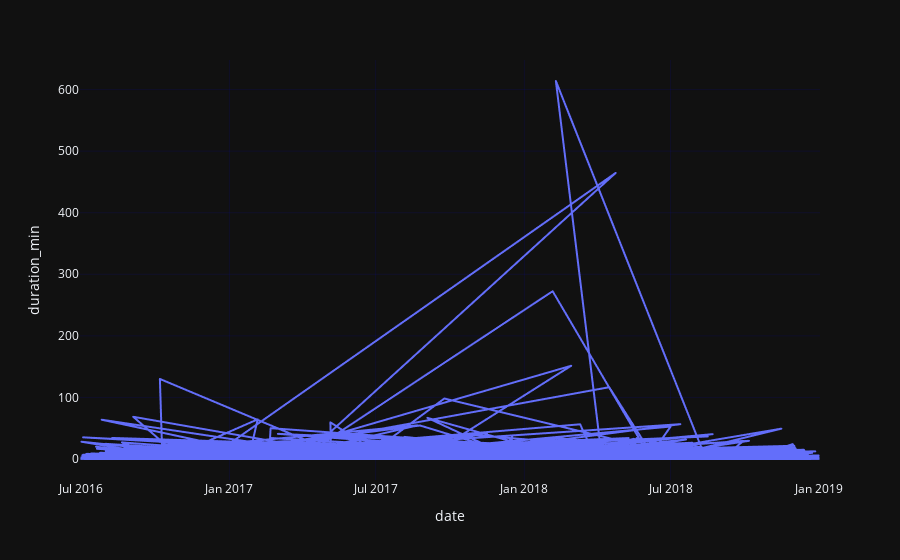

The notebook cell saved with this chart:
### Code cell
# imports
import numpy as np
import pandas as pd
import plotly.graph_objects as go
import plotly.express as px
import datetime

pd.set_option('display.max_rows', None)

df_3633 = df[df.user_id == 3633]

# plotly setup
fig = px.line(df, x='date', y='duration_min')
fig.update_xaxes(showgrid=True, gridwidth=1, gridcolor='rgba(0,0,255,0.1)')
fig.update_yaxes(showgrid=True, gridwidth=1, gridcolor='rgba(0,0,255,0.1)')


# function to set background color for a
# specified variable and a specified level
def highLights(fig, variable, level, mode, fillcolor, layer):
    """
    Set a specified color as background for given
    levels of a specified variable using a shape.
    
    Keyword arguments:
    ==================
    fig -- plotly figure
    variable -- column name in a pandas dataframe
    level -- int or float
    mode -- set threshold above or below
    fillcolor -- any color type that plotly can handle
    layer -- position of shape in plotly fiugre, like "below"
    
    """
    
    if mode == 'above':
        m = df[variable].gt(level)
    
    if mode == 'below':
        m = df[variable].lt(level)
        
    df1 = df[m].groupby((m).cumsum())['date'].agg(['first','last'])

    for index, row in df1.iterrows():
        #print(row['first'], row['last'])
        fig.add_shape(type="rect",
                        xref="x",
                        yref="paper",
                        x0=row['first'],
                        y0=0,
                        x1=row['last'],
                        y1=1,
                        line=dict(color="rgba(0,0,0,0)",width=3,),
                        fillcolor=fillcolor,
                        layer=layer) 
    return(fig)

fig = highLights(fig = fig, variable = 'duration_min', level = 5, mode = 'above',
               fillcolor = 'rgba(200,0,200,0.2)', layer = 'below')

fig.update_layout(template = 'plotly_dark')

fig.show()
